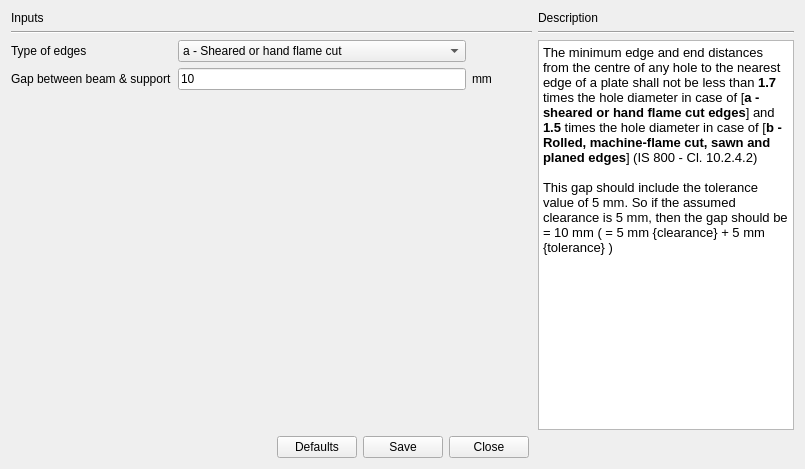
  <widget class="QWidget" name="DetailingTab">
   <property name="autoFillBackground">
    <bool>true</bool>
   </property>
   <attribute name="title">
    <string>Detailing</string>
   </attribute>
   <layout class="QGridLayout" name="gridLayout_16">
    <item row="0" column="0">
     <widget class="QLabel" name="label_38">
      <property name="text">
       <string>Inputs</string>
      </property>
     </widget>
    </item>
    <item row="0" column="1" rowspan="4">
     <layout class="QGridLayout" name="gridLayout_9">
      <item row="2" column="1">
       <widget class="QTextBrowser" name="textBrowser_detailingDescription">
        <property name="html">
         <string>&lt;!DOCTYPE HTML PUBLIC &quot;-//W3C//DTD HTML 4.0//EN&quot; &quot;http://www.w3.org/TR/REC-html40/strict.dtd&quot;&gt;
&lt;html&gt;&lt;head&gt;&lt;meta name=&quot;qrichtext&quot; content=&quot;1&quot; /&gt;&lt;style type=&quot;text/css&quot;&gt;
p, li { white-space: pre-wrap; }
&lt;/style&gt;&lt;/head&gt;&lt;body style=&quot; font-family:'MS Shell Dlg 2'; font-size:8.25pt; font-weight:400; font-style:normal;&quot;&gt;
&lt;p style=&quot; margin-top:0px; margin-bottom:0px; margin-left:0px; margin-right:0px; -qt-block-indent:0; text-indent:0px;&quot;&gt;&lt;span style=&quot; font-family:'Calibri'; font-size:10pt; vertical-align:middle;&quot;&gt;The minimum edge and end distances from the centre of any hole to the nearest edge of a plate shall not be less than &lt;/span&gt;&lt;span style=&quot; font-family:'Calibri'; font-size:10pt; font-weight:600; vertical-align:middle;&quot;&gt;1.7 &lt;/span&gt;&lt;span style=&quot; font-family:'Calibri'; font-size:10pt; vertical-align:middle;&quot;&gt;times the hole diameter in case of [&lt;/span&gt;&lt;span style=&quot; font-family:'Calibri'; font-size:10pt; font-weight:600; vertical-align:middle;&quot;&gt;a - sheared or hand flame cut edges&lt;/span&gt;&lt;span style=&quot; font-family:'Calibri'; font-size:10pt; vertical-align:middle;&quot;&gt;] and &lt;/span&gt;&lt;span style=&quot; font-family:'Calibri'; font-size:10pt; font-weight:600; vertical-align:middle;&quot;&gt;1.5 &lt;/span&gt;&lt;span style=&quot; font-family:'Calibri'; font-size:10pt; vertical-align:middle;&quot;&gt;times the hole diameter in case of [&lt;/span&gt;&lt;span style=&quot; font-family:'Calibri'; font-size:10pt; font-weight:600; vertical-align:middle;&quot;&gt;b - Rolled, machine-flame cut, sawn and planed edges&lt;/span&gt;&lt;span style=&quot; font-family:'Calibri'; font-size:10pt; vertical-align:middle;&quot;&gt;] (IS 800 - Cl. 10.2.4.2)&lt;/span&gt;&lt;/p&gt;
&lt;p style=&quot;-qt-paragraph-type:empty; margin-top:0px; margin-bottom:0px; margin-left:0px; margin-right:0px; -qt-block-indent:0; text-indent:0px; font-family:'Calibri'; font-size:10pt; vertical-align:middle;&quot;&gt;&lt;br /&gt;&lt;/p&gt;
&lt;p style=&quot; margin-top:0px; margin-bottom:0px; margin-left:0px; margin-right:0px; -qt-block-indent:0; text-indent:0px;&quot;&gt;&lt;span style=&quot; font-family:'Calibri'; font-size:10pt;&quot;&gt;This gap should include the tolerance value of 5 mm. So if the assumed clearance is 5 mm, then the gap should be = 10 mm ( = 5 mm {clearance} + 5 mm {tolerance} )&lt;/span&gt;&lt;/p&gt;&lt;/body&gt;&lt;/html&gt;</string>
        </property>
       </widget>
      </item>
      <item row="1" column="1">
       <widget class="Line" name="line_5">
        <property name="orientation">
         <enum>Qt::Horizontal</enum>
        </property>
       </widget>
      </item>
      <item row="0" column="1">
       <widget class="QLabel" name="label_12">
        <property name="text">
         <string>Description</string>
        </property>
       </widget>
      </item>
     </layout>
    </item>
    <item row="1" column="0">
     <widget class="Line" name="line_11">
      <property name="orientation">
       <enum>Qt::Horizontal</enum>
      </property>
     </widget>
    </item>
    <item row="2" column="0">
     <layout class="QGridLayout" name="gridLayout_15" columnstretch="0,12,0,0" columnminimumwidth="0,100,0,0">
      <item row="1" column="1">
       <widget class="QLineEdit" name="lineEdit_detailingGap">
        <property name="text">
         <string>10</string>
        </property>
        <property name="alignment">
         <set>Qt::AlignLeading|Qt::AlignLeft|Qt::AlignVCenter</set>
        </property>
       </widget>
      </item>
      <item row="0" column="2">
       <widget class="QLabel" name="label_40">
        <property name="text">
         <string/>
        </property>
       </widget>
      </item>
      <item row="1" column="2">
       <widget class="QLabel" name="label_36">
        <property name="text">
         <string>mm</string>
        </property>
       </widget>
      </item>
      <item row="1" column="0">
       <widget class="QLabel" name="label_29">
        <property name="text">
         <string>Gap between beam &amp; support</string>
        </property>
       </widget>
      </item>
      <item row="0" column="0">
       <widget class="QLabel" name="label_39">
        <property name="text">
         <string>Type of edges</string>
        </property>
       </widget>
      </item>
      <item row="0" column="1">
       <widget class="QComboBox" name="comboBox_detailingEdgeType">
        <item>
         <property name="text">
          <string>a - Sheared or hand flame cut</string>
         </property>
        </item>
        <item>
         <property name="text">
          <string>b - Rolled, machine-flame cut, sawn and planed</string>
         </property>
        </item>
       </widget>
      </item>
      <item row="1" column="3">
       <spacer name="horizontalSpacer_16">
        <property name="orientation">
         <enum>Qt::Horizontal</enum>
        </property>
        <property name="sizeHint" stdset="0">
         <size>
          <width>40</width>
          <height>20</height>
         </size>
        </property>
       </spacer>
      </item>
     </layout>
    </item>
    <item row="3" column="0">
     <spacer name="verticalSpacer_3">
      <property name="orientation">
       <enum>Qt::Vertical</enum>
      </property>
      <property name="sizeHint" stdset="0">
       <size>
        <width>20</width>
        <height>340</height>
       </size>
      </property>
     </spacer>
    </item>
    <item row="4" column="0" colspan="2">
     <layout class="QHBoxLayout" name="horizontalLayout_2">
      <item>
       <spacer name="horizontalSpacer_5">
        <property name="orientation">
         <enum>Qt::Horizontal</enum>
        </property>
        <property name="sizeHint" stdset="0">
         <size>
          <width>40</width>
          <height>20</height>
         </size>
        </property>
       </spacer>
      </item>
      <item>
       <widget class="QPushButton" name="btn_detailingdefaults">
        <property name="text">
         <string>Defaults</string>
        </property>
       </widget>
      </item>
      <item>
       <widget class="QPushButton" name="btn_detailingsave">
        <property name="text">
         <string>Save</string>
        </property>
       </widget>
      </item>
      <item>
       <widget class="QPushButton" name="btn_detailingclose">
        <property name="text">
         <string>Close</string>
        </property>
       </widget>
      </item>
      <item>
       <spacer name="horizontalSpacer_11">
        <property name="orientation">
         <enum>Qt::Horizontal</enum>
        </property>
        <property name="sizeHint" stdset="0">
         <size>
          <width>40</width>
          <height>20</height>
         </size>
        </property>
       </spacer>
      </item>
     </layout>
    </item>
   </layout>
   <zorder>line_11</zorder>
   <zorder>label_38</zorder>
   <zorder>verticalSpacer_3</zorder>
  </widget>
